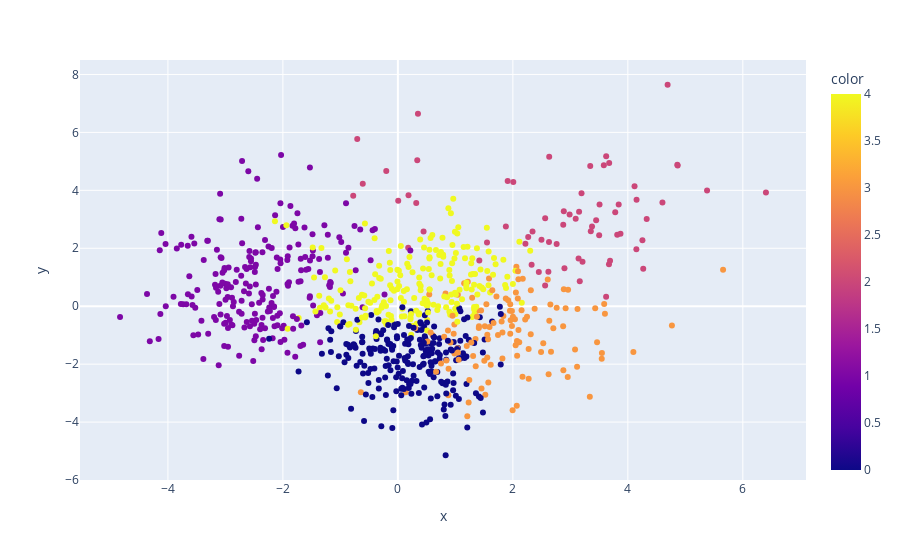

The notebook cell this image was saved under:
### Code cell
import plotly.express as px
intertia = []
for K in range(1,20):
    kmeans = KMeans(n_clusters=K)
    intertia.append(kmeans.fit(X= X_pca).inertia_)

kmeans = KMeans(n_clusters=5)
groups = kmeans.fit_predict(X=X_pca)
    
plt.plot(range(1,20), intertia)
plt.show()
fig = px.scatter(x=X_pca[:, 0], y=X_pca[:,1], color=groups, hover_name=qb_names)
fig.show()

### Figure 1 — Plotly figure (JSON) as saved in the notebook; plotly's stock layout.template omitted (floating-point values rounded to 4 significant figures; data arrays with more than 128 entries replaced by an {"elided": "..."} marker saying what was removed)
{"data": [{"hovertemplate": "<b>%{hovertext}</b><br><br>x=%{x}<br>y=%{y}<br>color=%{marker.color}<extra></extra>", "hovertext": {"elided": "836 str values"}, "legendgroup": "", "marker": {"color": {"elided": "836 int values"}, "coloraxis": "coloraxis", "symbol": "circle"}, "mode": "markers", "name": "", "orientation": "v", "showlegend": false, "type": "scatter", "x": {"elided": "836 float values"}, "xaxis": "x", "y": {"elided": "836 float values"}, "yaxis": "y"}], "layout": {"coloraxis": {"colorbar": {"title": {"text": "color"}}, "colorscale": [[0, "#0d0887"], [0.1111, "#46039f"], [0.2222, "#7201a8"], [0.3333, "#9c179e"], [0.4444, "#bd3786"], [0.5556, "#d8576b"], [0.6667, "#ed7953"], [0.7778, "#fb9f3a"], [0.8889, "#fdca26"], [1, "#f0f921"]]}, "legend": {"tracegroupgap": 0}, "margin": {"t": 60}, "xaxis": {"anchor": "y", "domain": [0, 1], "title": {"text": "x"}}, "yaxis": {"anchor": "x", "domain": [0, 1], "title": {"text": "y"}}}}
